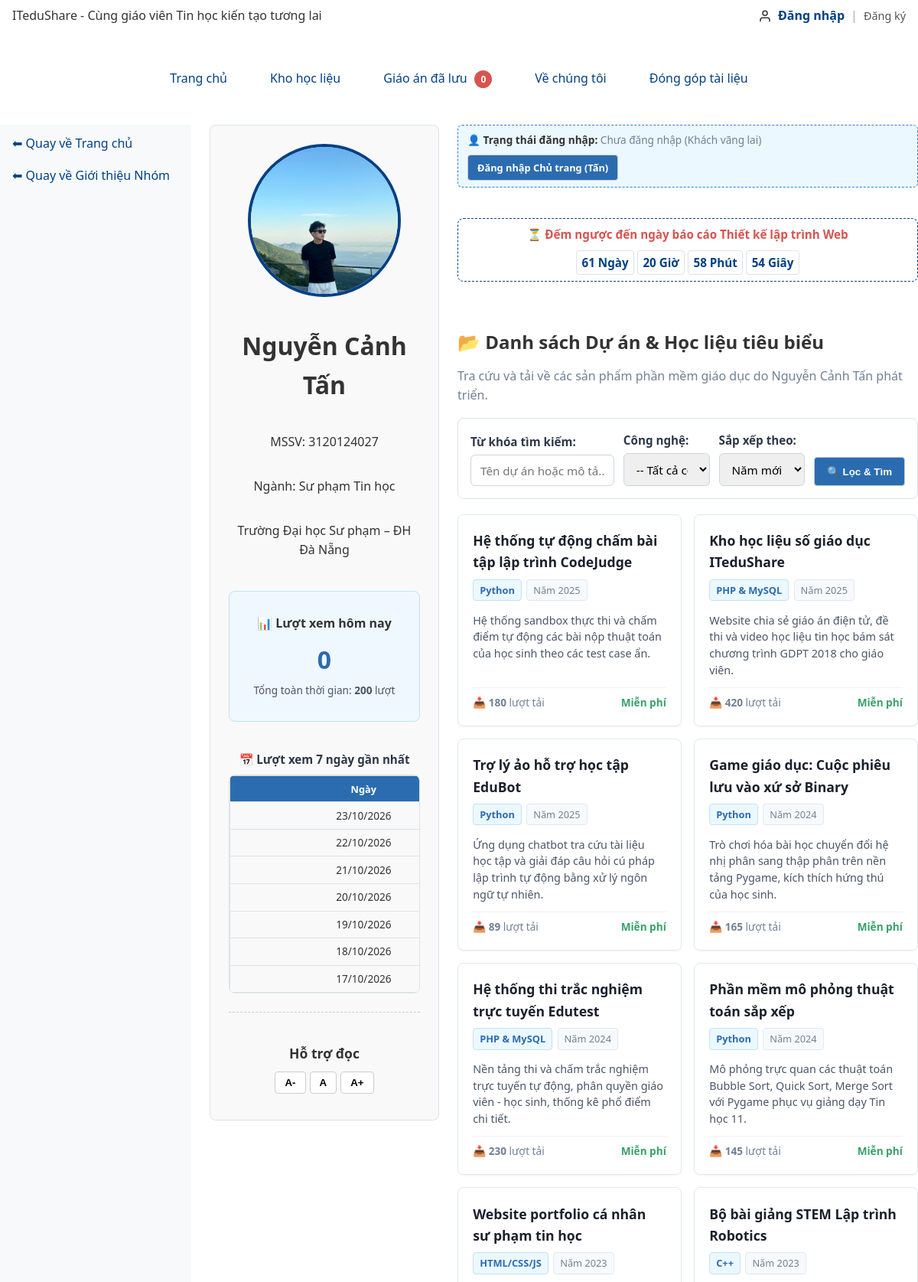
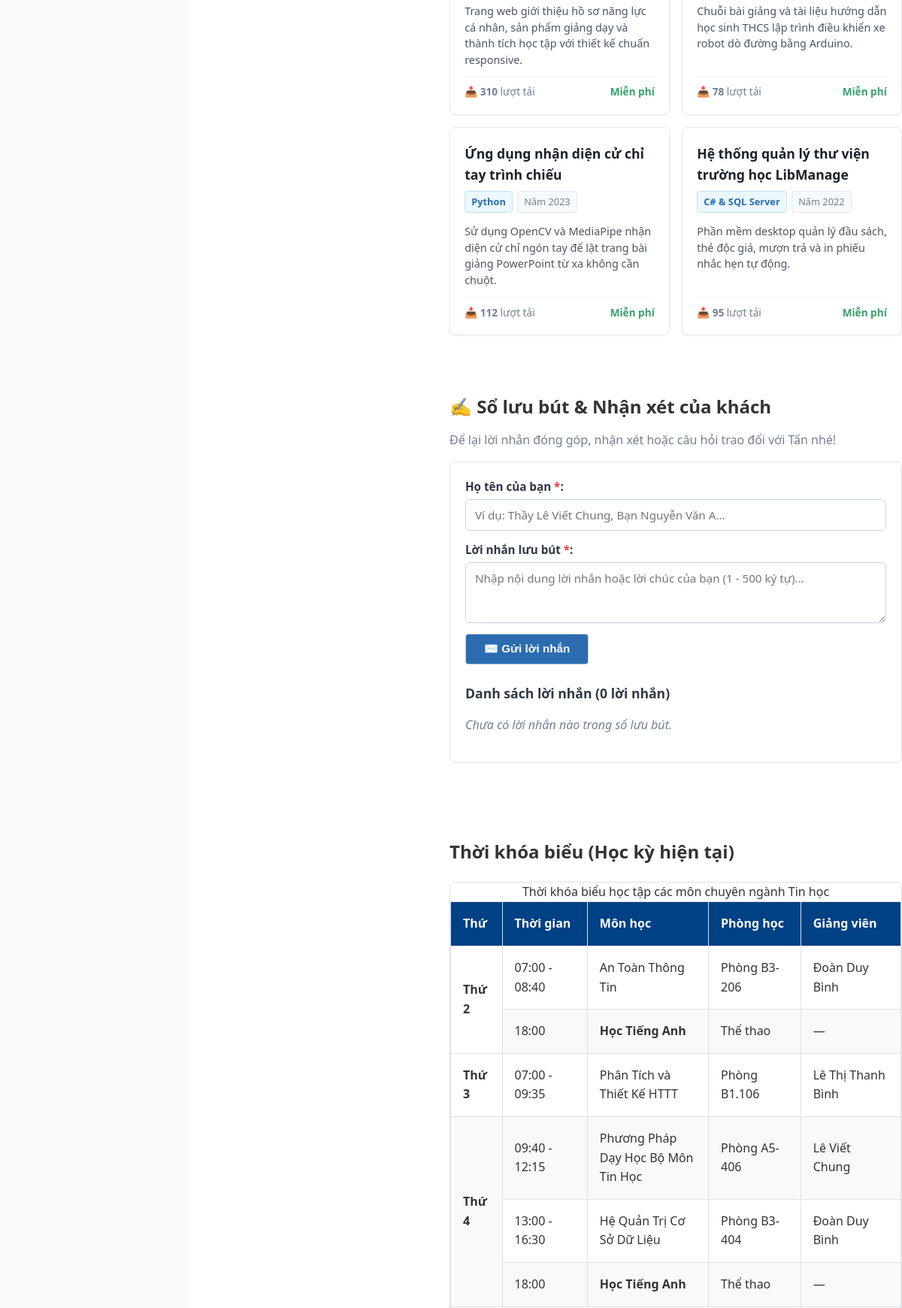
/thanhvien/3120124027_tan/gioithieu.php (upper part), run on the app's committed database (2 pictures, top to bottom).
### tables this page shows
CREATE TABLE tv_luot_xem (
  id        INT UNSIGNED AUTO_INCREMENT PRIMARY KEY,
  mssv      CHAR(10) NOT NULL,
  ngay      DATE NOT NULL,
  so_luot   INT UNSIGNED NOT NULL DEFAULT 1,
  UNIQUE KEY uk_tv_luot_xem (mssv, ngay),
  FOREIGN KEY (mssv) REFERENCES thanh_vien(mssv) ON DELETE CASCADE
);

CREATE TABLE tv_du_an_tan (
  id            INT UNSIGNED AUTO_INCREMENT PRIMARY KEY,
  mssv          CHAR(10) NOT NULL,
  ten_du_an     VARCHAR(150) NOT NULL,
  cong_nghe     VARCHAR(100) NOT NULL,
  nam_thuc_hien SMALLINT UNSIGNED NOT NULL,
  mo_ta         TEXT NULL,
  luot_tai      INT UNSIGNED NOT NULL DEFAULT 0,
  FOREIGN KEY (mssv) REFERENCES thanh_vien(mssv) ON DELETE CASCADE
);

### thanhvien/3120124027_tan/gioithieu.php (the view, shortened to what the rows shown need)
<?php
$goc    = '../../';
$st7Ngay = db()->prepare('SELECT ngay, so_luot FROM tv_luot_xem WHERE mssv = ? ORDER BY ngay DESC LIMIT 7');
$st7Ngay->execute([MSSV]);
$dsLuotXem7Ngay = $st7Ngay->fetchAll();
$sapXep   = trim($_GET['sx'] ?? 'moi_nhat');
$orderClause = match ($sapXep) {
    'ten_az'    => 'ten_du_an ASC',
    'ten_za'    => 'ten_du_an DESC',
    'tai_nhieu' => 'luot_tai DESC, id DESC',
    'nam_tang'  => 'nam_thuc_hien ASC, id ASC',
    default     => 'nam_thuc_hien DESC, id DESC',
};
$dkDuAn = ['mssv = ?'];
$tsDuAn = [MSSV];
$sqlDuAn = 'SELECT id, ten_du_an, cong_nghe, nam_thuc_hien, mo_ta, luot_tai
            FROM tv_du_an_tan
            WHERE ' . implode(' AND ', $dkDuAn) . '
            ORDER BY ' . $orderClause;
$stDuAn = db()->prepare($sqlDuAn);
$stDuAn->execute($tsDuAn);
$dsDuAn = $stDuAn->fetchAll();
require __DIR__ . '/../../inc/header.php';
?>
    <link rel="stylesheet" href="<?= $goc ?>thanhvien/3120124027_tan/css/canhan-tan.css">
    <main class="trang-ca-nhan">
        <div class="cot-trai">
            <h1>Nguyễn Cảnh Tấn</h1>
            <div class="cong-cu-doc" style="margin-top: 1.5rem; padding: 1rem;
                 background: #f0f8ff; border: 1px solid #bee3f8; border-radius: 8px;">
                <h2 style="font-size: 1rem; margin-bottom: 0.5rem;">📊 Lượt xem hôm nay</h2>
            </div>
            <div class="khung-thong-ke-xem">
                <h2 style="font-size: 0.95rem; margin-bottom: 0.5rem; color: #2d3748;">📅 Lượt xem 7 ngày gần nhất</h2>
                <div class="bang-cuon-ngang" style="min-width: 0;">
                    <table class="bang-mini">
                        <thead>
                            <tr>
                                <th scope="col">Ngày</th>
                            </tr>
                        </thead>
                        <tbody>
                            <?php if (empty($dsLuotXem7Ngay)): ?>
                                <tr><td colspan="2" style="color: #718096; font-style: italic;">Chưa có dữ liệu</td></tr>
                            <?php else: ?>
                                <?php foreach ($dsLuotXem7Ngay as $item): ?>
                                    <tr>
                                        <td><?= e(date('d/m/Y', strtotime($item['ngay']))) ?></td>
                                    </tr>
                                <?php endforeach; ?>
                            <?php endif; ?>
                        </tbody>
                    </table>
                </div>
            </div>
            <div class="cong-cu-doc" style="margin-top: 1.5rem;">
                <h2>Hỗ trợ đọc</h2>
            </div>
        </div>
        <div class="cot-phai">
            <div class="khung-dem-nguoc">
                <h2>⏳ Đếm ngược đến ngày báo cáo Thiết kế lập trình Web</h2>
            </div>
            <section aria-labelledby="tieu-de-du-an">
                <h2 id="tieu-de-du-an">📂 Danh sách Dự án &amp; Học liệu tiêu biểu</h2>
                <?php if (empty($dsDuAn)): ?>
                    <p style="color: #718096; font-style: italic; padding: 1.5rem; background: #f7fafc; border: 1px dashed #cbd5e0; border-radius: 8px; text-align: center;">
                        Không tìm thấy dự án hoặc học liệu nào phù hợp với điều kiện tra cứu.
                    </p>
                <?php else: ?>
                    <div class="du-an-grid">
                        <?php foreach ($dsDuAn as $da): ?>
                            <article class="du-an-card">
                                <div>
                                    <h3><?= e($da['ten_du_an']) ?></h3>
                                    <div class="du-an-tags">
                                        <span class="tag-cn"><?= e($da['cong_nghe']) ?></span>
                                        <span class="tag-nam">Năm <?= e($da['nam_thuc_hien']) ?></span>
                                    </div>
                                    <p class="du-an-mo-ta"><?= e($da['mo_ta']) ?></p>
                                </div>
                                <div class="du-an-footer">
                                    <span>📥 <strong><?= number_format((int)$da['luot_tai']) ?></strong> lượt tải</span>
                                    <span style="color: #38a169; font-weight: 600;">Miễn phí</span>
                                </div>
                            </article>
                        <?php endforeach; ?>
                    </div>
                <?php endif; ?>
            </section>
            <section aria-labelledby="tieu-de-luu-but" style="margin-top: 2rem;">
                <h2 id="tieu-de-luu-but">✍️ Sổ lưu bút &amp; Nhận xét của khách</h2>
            </section>
            <section aria-labelledby="tieu-de-tkb" style="margin-top: 2rem;">
                <h2 id="tieu-de-tkb">Thời khóa biểu (Học kỳ hiện tại)</h2>
                <div class="bang-cuon-ngang">
                    <table>
                        <caption>Thời khóa biểu học tập các môn chuyên ngành Tin học</caption>
                        <thead>
                            <tr>
                                <th scope="col">Thứ</th>
                                <th scope="col">Thời gian</th>
                                <th scope="col">Môn học</th>
                                <th scope="col">Phòng học</th>
                                <th scope="col">Giảng viên</th>
                            </tr>
                        </thead>
                    </table>
                </div>
            </section>
        </div>
    </main>

### data on the page
tv_luot_xem: ngay "23/10/2026"
tv_luot_xem: ngay "22/10/2026"
tv_luot_xem: ngay "21/10/2026"
tv_luot_xem: ngay "20/10/2026"
tv_luot_xem: ngay "19/10/2026"
tv_luot_xem: ngay "18/10/2026"
tv_luot_xem: ngay "17/10/2026"
tv_du_an_tan: ten_du_an "Hệ thống tự động chấm bài tập lập trình CodeJudge", cong_nghe "Python", nam_thuc_hien "2025", mo_ta "Hệ thống sandbox thực thi và chấm điểm tự động các bài nộp thuật toán của học sinh theo các test case ẩn.", luot_tai "180"
tv_du_an_tan: ten_du_an "Kho học liệu số giáo dục ITeduShare", cong_nghe "PHP & MySQL", nam_thuc_hien "2025", mo_ta "Website chia sẻ giáo án điện tử, đề thi và video học liệu tin học bám sát chương trình GDPT 2018 cho giáo viên.", luot_tai "420"
tv_du_an_tan: ten_du_an "Trợ lý ảo hỗ trợ học tập EduBot", cong_nghe "Python", nam_thuc_hien "2025", mo_ta "Ứng dụng chatbot tra cứu tài liệu học tập và giải đáp câu hỏi cú pháp lập trình tự động bằng xử lý ngôn ngữ tự nhiên.", luot_tai "89"
tv_du_an_tan: ten_du_an "Game giáo dục: Cuộc phiêu lưu vào xứ sở Binary", cong_nghe "Python", nam_thuc_hien "2024", mo_ta "Trò chơi hóa bài học chuyển đổi hệ nhị phân sang thập phân trên nền tảng Pygame, kích thích hứng thú của học sinh.", luot_tai "165"
tv_du_an_tan: ten_du_an "Hệ thống thi trắc nghiệm trực tuyến Edutest", cong_nghe "PHP & MySQL", nam_thuc_hien "2024", mo_ta "Nền tảng thi và chấm trắc nghiệm trực tuyến tự động, phân quyền giáo viên - học sinh, thống kê phổ điểm chi tiết.", luot_tai "230"
tv_du_an_tan: ten_du_an "Phần mềm mô phỏng thuật toán sắp xếp", cong_nghe "Python", nam_thuc_hien "2024", mo_ta "Mô phỏng trực quan các thuật toán Bubble Sort, Quick Sort, Merge Sort với Pygame phục vụ giảng dạy Tin học 11.", luot_tai "145"
tv_du_an_tan: ten_du_an "Website portfolio cá nhân sư phạm tin học", cong_nghe "HTML/CSS/JS", nam_thuc_hien "2023", mo_ta "Trang web giới thiệu hồ sơ năng lực cá nhân, sản phẩm giảng dạy và thành tích học tập với thiết kế chuẩn responsive.", luot_tai "310"
tv_du_an_tan: ten_du_an "Bộ bài giảng STEM Lập trình Robotics", cong_nghe "C++", nam_thuc_hien "2023", mo_ta "Chuỗi bài giảng và tài liệu hướng dẫn học sinh THCS lập trình điều khiển xe robot dò đường bằng Arduino.", luot_tai "78"
tv_du_an_tan: ten_du_an "Ứng dụng nhận diện cử chỉ tay trình chiếu", cong_nghe "Python", nam_thuc_hien "2023", mo_ta "Sử dụng OpenCV và MediaPipe nhận diện cử chỉ ngón tay để lật trang bài giảng PowerPoint từ xa không cần chuột.", luot_tai "112"
tv_du_an_tan: ten_du_an "Hệ thống quản lý thư viện trường học LibManage", cong_nghe "C# & SQL Server", nam_thuc_hien "2022", mo_ta "Phần mềm desktop quản lý đầu sách, thẻ độc giả, mượn trả và in phiếu nhắc hẹn tự động.", luot_tai "95"

### other printed values
$ten "Trang chủ"
$ten "Kho học liệu"
$ten "Giáo án đã lưu"
$ten "Về chúng tôi"
$ten "Đóng góp tài liệu"
$luotXemHomNay "0"
$tongLuotXem "200"
$tongSoLuuBut "0"
